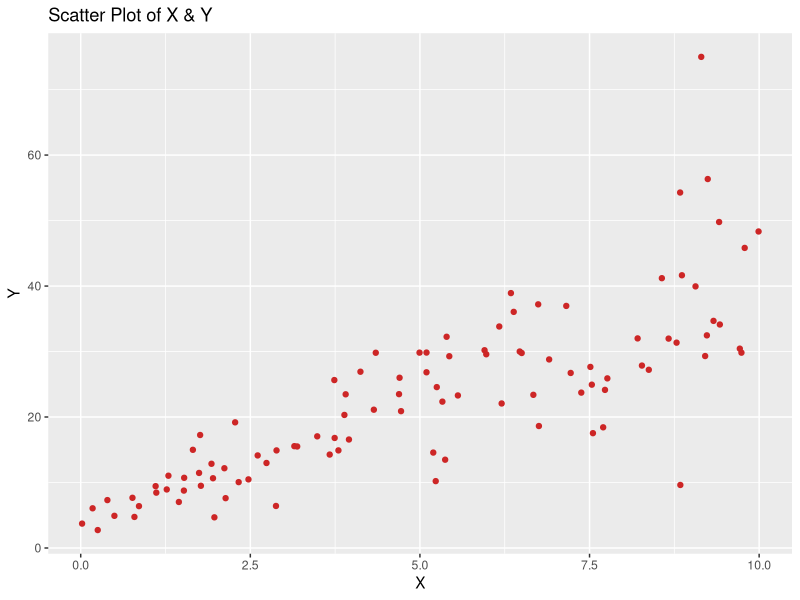
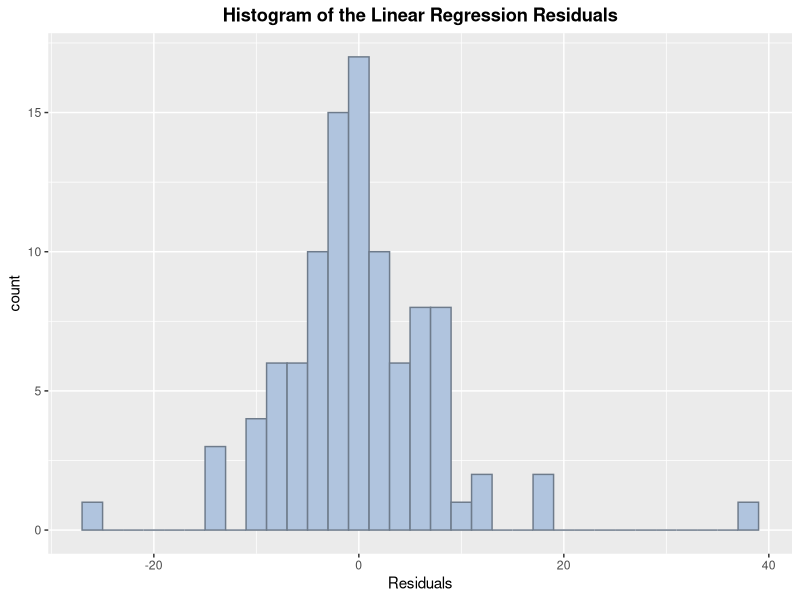
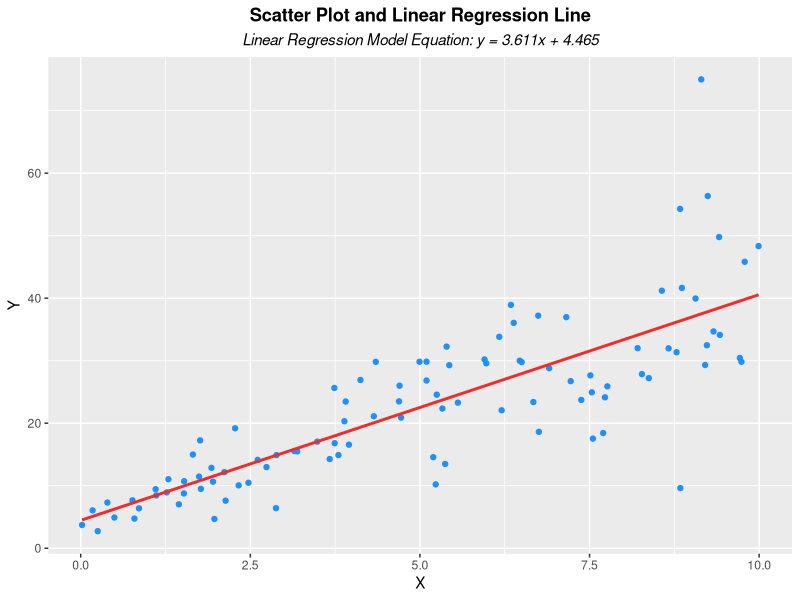
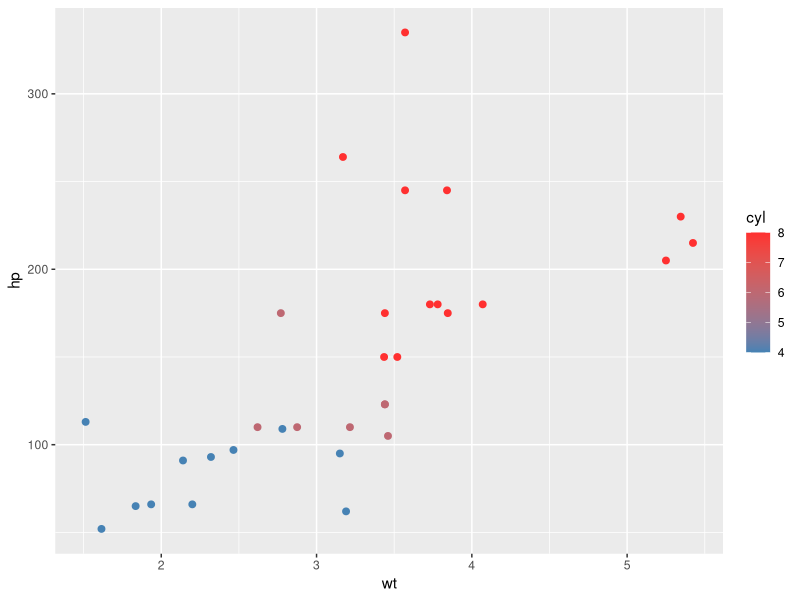
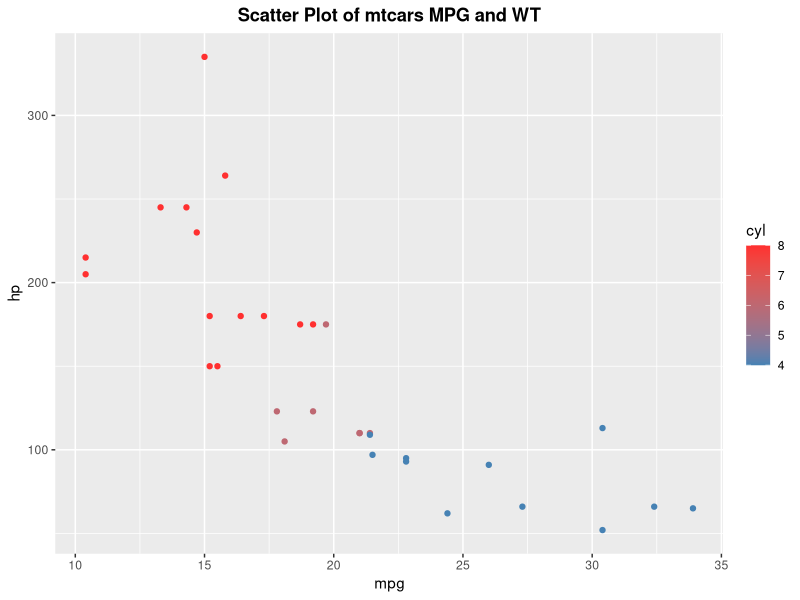

The R source for these figures, in order:
## ---- chunk 1
rm(list=ls())
## ---- chunk 2
library(tidyverse)
library(colorspace)
## ---- chunk 3
set.seed(2017)
X=runif(100)*10
Y=X*4+3.45
Y=rnorm(100)*0.29*Y+Y

X <- as.data.frame(X)
Y <- as.data.frame(Y)
table <- cbind(X, Y)

table %>% 
ggplot(mapping = aes(x = X, y = Y)) +
  geom_point(colour = "firebrick3") +
  labs(title = "Scatter Plot of X & Y")
## ---- chunk 4
lin_reg <- lm(Y~ X, table)
lin_reg
## ---- chunk 5
summary(lin_reg)
## ---- chunk 6
lin_reg %>% 
ggplot(mapping = aes(x = lin_reg$residuals)) +
  geom_histogram(colour = "lightsteelblue4", fill = "lightsteelblue", binwidth = 2) +
  labs(title = "Histogram of the Linear Regression Residuals") +
  xlab("Residuals") +
  theme(plot.title = element_text(face = "bold", hjust = .5))
## ---- chunk 7
table %>% 
ggplot(mapping = aes(x = X, y = Y), ) +
  geom_point(colour = "dodgerblue") +
   stat_smooth(method = "lm", colour = "firebrick2", se = FALSE) +
  labs(title = "Scatter Plot and Linear Regression Line", subtitle = "Linear Regression Model Equation: y = 3.611x + 4.465") +
  theme(plot.title = element_text(face = "bold", hjust = .5), plot.subtitle = element_text(face = "italic", hjust = .5))
  
## ---- chunk 8
cars <- mtcars

cars %>% 
ggplot(mapping = aes(x = wt, y = hp, colour = cyl)) +
  geom_point(size = 2) + 
    scale_color_gradient(low = "steelblue", high = "firebrick1")
## ---- chunk 9
lin_reg <- lm(hp ~ wt, cars)
lin_reg
## ---- chunk 10
summary(lin_reg)
## ---- chunk 11
cars %>% 
ggplot(mapping = aes(x = mpg, y = hp, colour = cyl)) +
  geom_point() +
  labs(title = "Scatter Plot of mtcars MPG and WT") + 
  theme(plot.title = element_text(face = "bold", hjust = .5)) + 
    scale_color_gradient(low = "steelblue", high = "firebrick1")
## ---- chunk 12
lin_reg <- lm(hp ~ mpg, cars)
lin_reg
## ---- chunk 13
summary(lin_reg)
## ---- chunk 14
lin_reg <- lm(hp ~ cyl + mpg, cars)
lin_reg
## ---- chunk 15
summary(lin_reg)
## ---- chunk 16
23.979*4 - 2.775*22 + 54.067
## ---- chunk 17
library(mlbench)
data(BostonHousing)
## ---- chunk 18
BostonHousing %>% 
  select(medv, crim, zn, ptratio, chas) -> bos_median

lm(medv ~., data = bos_median) -> bos_reg
bos_reg
## ---- chunk 19
summary(bos_reg)
## ---- chunk 20
-1.4937*15
-1.4937*18

-1.4937*15 - -1.4937*18

## ---- chunk 21
summary(lm(medv ~., data = bos_median))
## ---- chunk 22
anova(lm(medv ~., data = bos_median))
